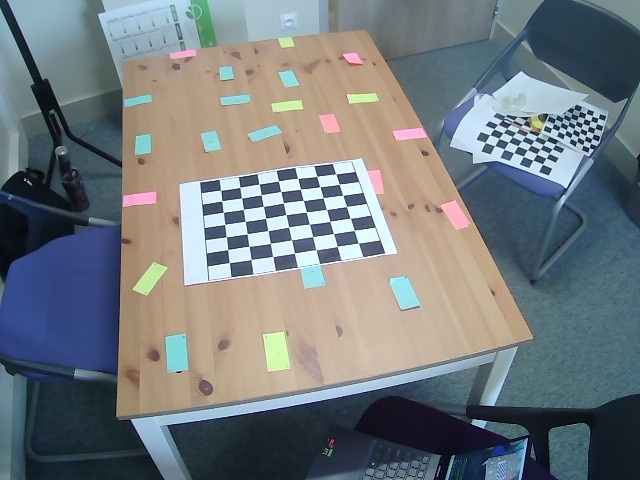
#> input picture Main Objts Tests/5objTest1.jpg, 640 x 480 px
$ python Main_SE_CCU_Objs.py
#> lines starting #> are read from the running program, lines starting #| are printed output that depends on the picture
### Main Objts Tests/SizeEstimations.py
# -*- coding: utf-8 -*-
"""
Created on Fri Apr 19 09:23:50 2024

Class DistanceEstimations

@author: jpila
"""

import numpy as np
import cv2 as cv
import math

class SizeEstimations:

    #Constructor
        #Not necessary for our purpose
    # def __init__(self, tMatrix, distCoefficient):
    #     self.tMtx = tMatrix
    #     self.dCoef = distCoefficient

    def __init__(self):
        pass

    #Methods
    # [7 lines left out: function homographyTransform, not called in this run]


    def undistortTransform(self,imgCaseStudy, tMtx, dCoef):

        #Correct distortion
        imgTransform = cv.undistort(imgCaseStudy, tMtx, dCoef, None)

        return imgTransform


    # [20 lines left out: function transformCoordSyst, not called in this run]


    def estimateDistance2Pixels(self,Pixel1,Pixel2):

        toTest = np.float32([])

        if(type(toTest) != type(Pixel1)):
            Pixel1 = np.array(Pixel1)

        if(type(toTest) != type(Pixel2)):
            Pixel2 = np.array(Pixel2)


        #If right format calculate euclidean distance
        distance = np.linalg.norm(Pixel1 - Pixel2)


        return distance


    # [5 lines left out: function estimateScaleFactor, not called in this run]


    def estimateRealMeasure(self,pxlDistUnknowObj,scaleFactor):

        realValue = pxlDistUnknowObj / scaleFactor


        return realValue


### Main Objts Tests/Main_SE_CCU_Objs.py
# -*- coding: utf-8 -*-
"""
Created on Fri Apr 26 14:36:06 2024

@author: jpila
"""
import SizeEstimations as SE
import cv2 as cv
import pickle

###################################### Estimations 5 Objects
##################################Camera Calibration Undistorions
####Create Object
szEstim = SE.SizeEstimations()

####Get serialize matrix, distortion Coefficient, Scale factor
# Open the file in binary mode
with open('ObjsCCOutPut.pkl', 'rb') as file:

    # Call load method to deserialze
#> (reads ObjsCCOutPut.pkl from the repository)
    MtxDcoefSclF = pickle.load(file)

ccTmtx = MtxDcoefSclF[0]
ccDcoef = MtxDcoefSclF[1]
ccScaleF = MtxDcoefSclF[2]
print('Scale Factor = ', ccScaleF)


############################Object 1
print('Case Study 1 = A3 Paper')
print('')

caseStudy = cv.imread('5objTest1.jpg')
#> caseStudy is the input picture: shape (480, 640, 3); mean B, G, R 126.2, 122.4, 115.6
tCstudy = szEstim.undistortTransform(caseStudy, ccTmtx, ccDcoef)

cv.imshow('Undistorted',tCstudy)
cv.waitKey(0)
cv.imwrite('getPixelsObj1.jpg',tCstudy)
cv.destroyAllWindows()

#Estimate  Pixel Distance of object of unknown dimensions
objUnknownPDistanceH = szEstim.estimateDistance2Pixels([178,183],[361,158])
objUnknownPDistanceW = szEstim.estimateDistance2Pixels([178,183],[183,286])


#Estimate real Distance
realHValue = szEstim.estimateRealMeasure(objUnknownPDistanceH, ccScaleF)
realWValue = szEstim.estimateRealMeasure(objUnknownPDistanceW, ccScaleF)
print('Real A3paper Height Estimation = ',realHValue)
print('Real A3paper width Estimation = ',realWValue)
print('')

############################Object 2
print('Case Study 2 = Assiete')
print('')

caseStudy = cv.imread('5objTest2.jpg')
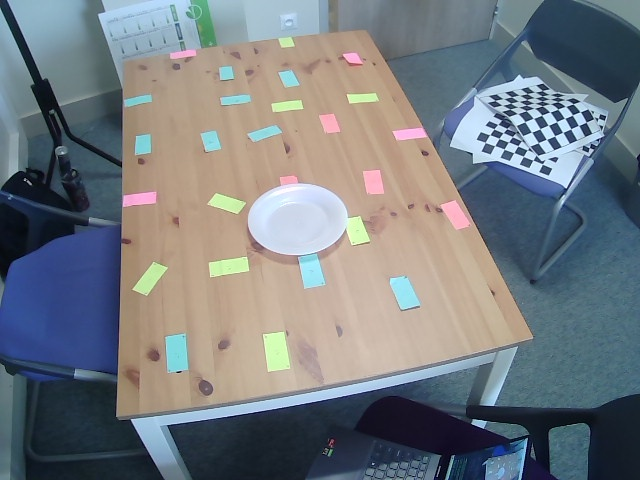
#> input picture Main Objts Tests/5objTest2.jpg, 640 x 480 px
#> caseStudy is the input picture: shape (480, 640, 3); mean B, G, R 127.9, 123, 117.2
tCstudy = szEstim.undistortTransform(caseStudy, ccTmtx, ccDcoef)

cv.imshow('Undistorted',tCstudy)
cv.waitKey(0)
cv.imwrite('getPixelsObj2.jpg',tCstudy)
cv.destroyAllWindows()

#Estimate  Pixel Distance of object of unknown dimensions
objUnknownPDistanceR = szEstim.estimateDistance2Pixels([297,224],[247,224])

#Estimate real Distance
realRValue = szEstim.estimateRealMeasure(objUnknownPDistanceR, ccScaleF)

print('Real Assiete Radius Estimation = ',realRValue)
print('')

############################Object 3
print('Case Study 3 = Calendrier')
print('')

caseStudy = cv.imread('5objTest3.jpg')
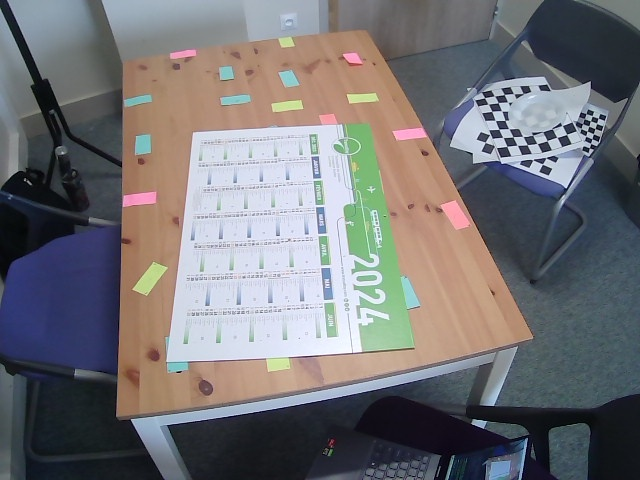
#> input picture Main Objts Tests/5objTest3.jpg, 640 x 480 px
#> caseStudy is the input picture: shape (480, 640, 3); mean B, G, R 117.3, 114.4, 115.4
tCstudy = szEstim.undistortTransform(caseStudy, ccTmtx, ccDcoef)

cv.imshow('Undistorted',tCstudy)
cv.waitKey(0)
cv.imwrite('getPixelsObj3.jpg',tCstudy)
cv.destroyAllWindows()

#Estimate  Pixel Distance of object of unknown dimensions
objUnknownPDistanceH = szEstim.estimateDistance2Pixels([191,130],[164,363])
objUnknownPDistanceW = szEstim.estimateDistance2Pixels([191,130],[370,123])

#Estimate real Distance
realHValue = szEstim.estimateRealMeasure(objUnknownPDistanceH, ccScaleF)
realWValue = szEstim.estimateRealMeasure(objUnknownPDistanceW, ccScaleF)
print('Real Calendrier Height Estimation = ',realHValue)
print('Real Calendrier width Estimation = ',realWValue)
print('')

############################Object 4
print('Case Study 4 = Telephone')
print('')

caseStudy = cv.imread('5objTest4.jpg')
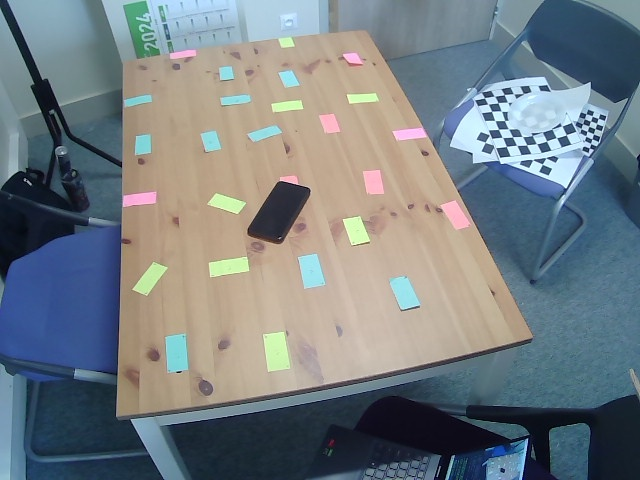
#> input picture Main Objts Tests/5objTest4.jpg, 640 x 480 px
#> caseStudy is the input picture: shape (480, 640, 3); mean B, G, R 130.4, 125.8, 117
tCstudy = szEstim.undistortTransform(caseStudy, ccTmtx, ccDcoef)

cv.imshow('Undistorted',tCstudy)
cv.waitKey(0)
cv.imwrite('getPixelsObj4.jpg',tCstudy)
cv.destroyAllWindows()

#Estimate  Pixel Distance of object of unknown dimensions
objUnknownPDistanceH = szEstim.estimateDistance2Pixels([278,181],[246,232])
objUnknownPDistanceW = szEstim.estimateDistance2Pixels([278,181],[309,190])


#Estimate real Distance
realHValue = szEstim.estimateRealMeasure(objUnknownPDistanceH, ccScaleF)
realWValue = szEstim.estimateRealMeasure(objUnknownPDistanceW, ccScaleF)
print('Real Telephone Height Estimation = ',realHValue)
print('Real Telephone width Estimation = ',realWValue)
print('')

############################Object 5
print('Case Study 5 = Stylo')
print('')

caseStudy = cv.imread('5objTest5.jpg')
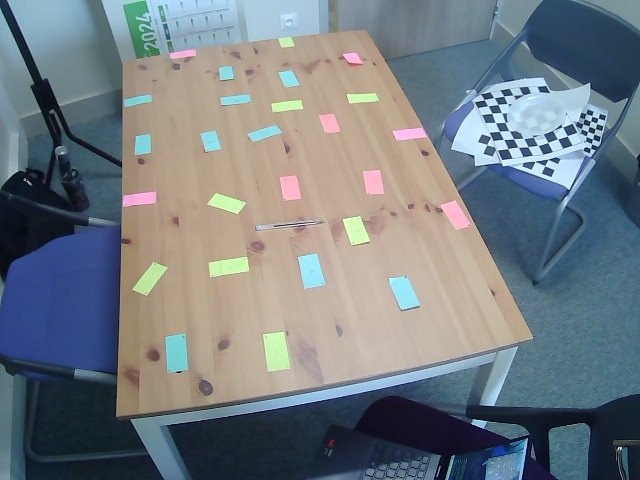
#> input picture Main Objts Tests/5objTest5.jpg, 640 x 480 px
#> caseStudy is the input picture: shape (480, 640, 3); mean B, G, R 130.1, 124.1, 115.8
tCstudy = szEstim.undistortTransform(caseStudy, ccTmtx, ccDcoef)
#> in undistortTransform (call 5), `imgTransform = cv.undistort(imgCaseStudy, tMtx, dCoef, None)`:
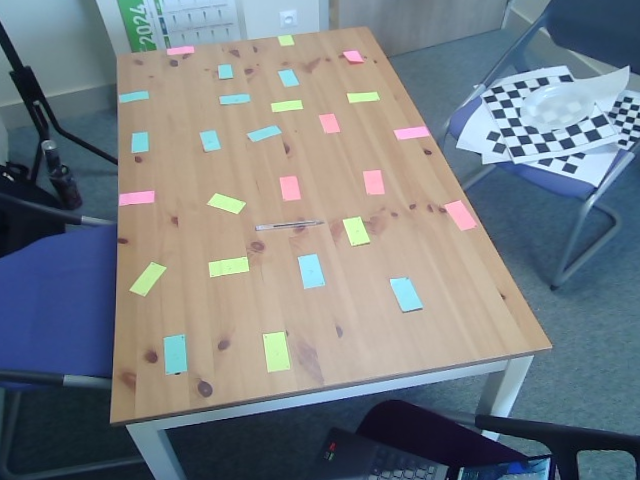
#> imgTransform: shape (480, 640, 3); mean B, G, R 131.9, 126.3, 118.9

cv.imshow('Undistorted',tCstudy)
cv.waitKey(0)
cv.imwrite('getPixelsObj5.jpg',tCstudy)
cv.destroyAllWindows()

#Estimate  Pixel Distance of object of unknown dimensions
objUnknownPDistanceH = szEstim.estimateDistance2Pixels([255,228],[324,222])
objUnknownPDistanceW = szEstim.estimateDistance2Pixels([291,221],[291,226])


#Estimate real Distance
realHValue = szEstim.estimateRealMeasure(objUnknownPDistanceH, ccScaleF)
realWValue = szEstim.estimateRealMeasure(objUnknownPDistanceW, ccScaleF)
print('Real Stylo Height Estimation = ',realHValue)
print('Real Stylo width Estimation = ',realWValue)
print('')

############################Object 6
print('Case Study 6 = Sac')
print('')

caseStudy = cv.imread('5objTest6.jpg')
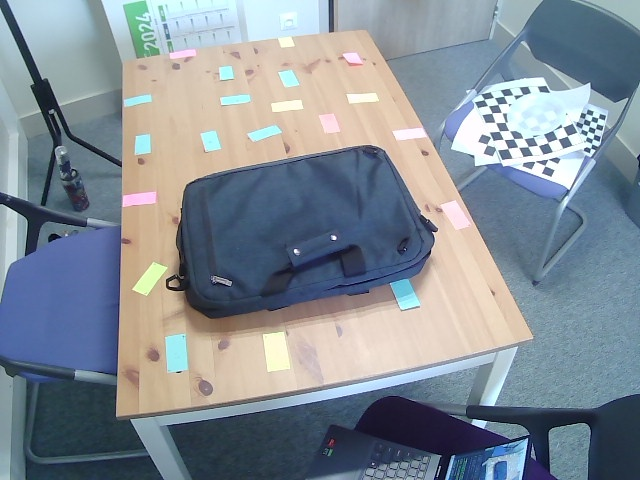
#> input picture Main Objts Tests/5objTest6.jpg, 640 x 480 px
#> caseStudy is the input picture: shape (480, 640, 3); mean B, G, R 150.1, 141.1, 131.2
tCstudy = szEstim.undistortTransform(caseStudy, ccTmtx, ccDcoef)
#> in undistortTransform (call 6), `imgTransform = cv.undistort(imgCaseStudy, tMtx, dCoef, None)`:
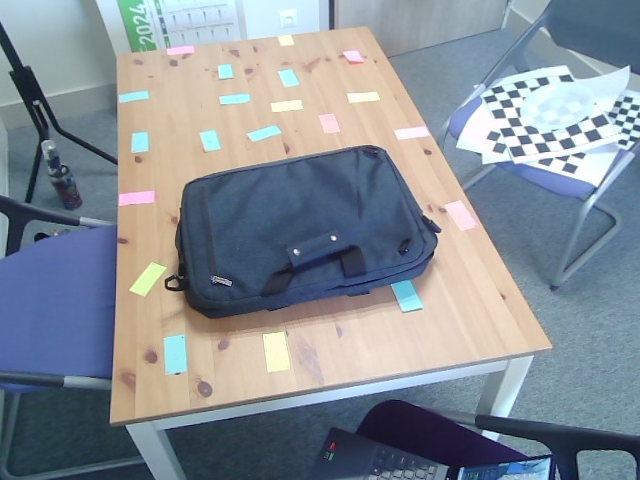
#> imgTransform: shape (480, 640, 3); mean B, G, R 151, 142.4, 133.7

cv.imshow('Undistorted',tCstudy)
cv.waitKey(0)
cv.imwrite('getPixelsObj6.jpg',tCstudy)
cv.destroyAllWindows()

#Estimate  Pixel Distance of object of unknown dimensions
objUnknownPDistanceH = szEstim.estimateDistance2Pixels([183,184],[374,145])
objUnknownPDistanceW = szEstim.estimateDistance2Pixels([183,184],[200,300])


#Estimate real Distance
realHValue = szEstim.estimateRealMeasure(objUnknownPDistanceH, ccScaleF)
realWValue = szEstim.estimateRealMeasure(objUnknownPDistanceW, ccScaleF)
print('Real Sac Height Estimation = ',realHValue)
print('Real Sac width Estimation = ',realWValue)
print('')


############################Object 7
print('Case Study 7 = 3 post its')
print('')

caseStudy = cv.imread('5objTest0.jpg')
#> (the run stopped early here; a loop or call above may not have finished)
